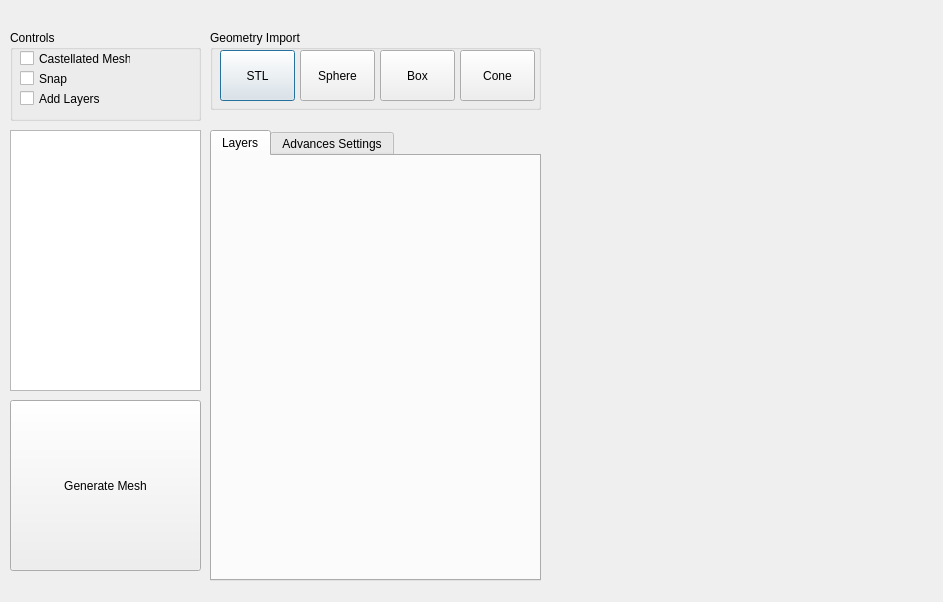
<?xml version="1.0" encoding="UTF-8"?>
<ui version="4.0">
 <class>Dialog</class>
 <widget class="QDialog" name="Dialog">
  <property name="geometry">
   <rect>
    <x>0</x>
    <y>0</y>
    <width>943</width>
    <height>602</height>
   </rect>
  </property>
  <property name="windowTitle">
   <string>snappyHexMesh Settings</string>
  </property>
  <widget class="QGroupBox" name="groupBox">
   <property name="geometry">
    <rect>
     <x>10</x>
     <y>30</y>
     <width>191</width>
     <height>91</height>
    </rect>
   </property>
   <property name="title">
    <string>Controls</string>
   </property>
   <widget class="QCheckBox" name="castellatedMeshCheckBox">
    <property name="geometry">
     <rect>
      <x>10</x>
      <y>20</y>
      <width>111</width>
      <height>17</height>
     </rect>
    </property>
    <property name="text">
     <string>Castellated Mesh</string>
    </property>
   </widget>
   <widget class="QCheckBox" name="addLayersCheckBox">
    <property name="geometry">
     <rect>
      <x>10</x>
      <y>60</y>
      <width>111</width>
      <height>17</height>
     </rect>
    </property>
    <property name="text">
     <string>Add Layers</string>
    </property>
   </widget>
   <widget class="QCheckBox" name="snapCheckBox">
    <property name="geometry">
     <rect>
      <x>10</x>
      <y>40</y>
      <width>111</width>
      <height>17</height>
     </rect>
    </property>
    <property name="text">
     <string>Snap</string>
    </property>
   </widget>
  </widget>
  <widget class="QListWidget" name="geometryList">
   <property name="geometry">
    <rect>
     <x>10</x>
     <y>130</y>
     <width>191</width>
     <height>261</height>
    </rect>
   </property>
  </widget>
  <widget class="QGroupBox" name="groupBox_2">
   <property name="geometry">
    <rect>
     <x>210</x>
     <y>30</y>
     <width>331</width>
     <height>80</height>
    </rect>
   </property>
   <property name="title">
    <string>Geometry Import</string>
   </property>
   <widget class="QPushButton" name="importSTLButton">
    <property name="geometry">
     <rect>
      <x>10</x>
      <y>20</y>
      <width>75</width>
      <height>51</height>
     </rect>
    </property>
    <property name="text">
     <string>STL</string>
    </property>
   </widget>
   <widget class="QPushButton" name="importSphereButton">
    <property name="geometry">
     <rect>
      <x>90</x>
      <y>20</y>
      <width>75</width>
      <height>51</height>
     </rect>
    </property>
    <property name="text">
     <string>Sphere</string>
    </property>
   </widget>
   <widget class="QPushButton" name="inputConeButton">
    <property name="geometry">
     <rect>
      <x>250</x>
      <y>20</y>
      <width>75</width>
      <height>51</height>
     </rect>
    </property>
    <property name="text">
     <string>Cone</string>
    </property>
   </widget>
   <widget class="QPushButton" name="importBoxButton">
    <property name="geometry">
     <rect>
      <x>170</x>
      <y>20</y>
      <width>75</width>
      <height>51</height>
     </rect>
    </property>
    <property name="text">
     <string>Box</string>
    </property>
   </widget>
  </widget>
  <widget class="QTabWidget" name="tabWidget">
   <property name="geometry">
    <rect>
     <x>210</x>
     <y>130</y>
     <width>331</width>
     <height>451</height>
    </rect>
   </property>
   <property name="currentIndex">
    <number>0</number>
   </property>
   <widget class="QWidget" name="tab_2">
    <attribute name="title">
     <string>Layers</string>
    </attribute>
   </widget>
   <widget class="QWidget" name="tab">
    <attribute name="title">
     <string>Advances Settings</string>
    </attribute>
    <widget class="QLineEdit" name="lineEdit">
     <property name="geometry">
      <rect>
       <x>164</x>
       <y>20</y>
       <width>141</width>
       <height>20</height>
      </rect>
     </property>
    </widget>
    <widget class="QLabel" name="label">
     <property name="geometry">
      <rect>
       <x>20</x>
       <y>20</y>
       <width>121</width>
       <height>20</height>
      </rect>
     </property>
     <property name="text">
      <string>Maximum Local Cells</string>
     </property>
    </widget>
    <widget class="QLineEdit" name="lineEdit_2">
     <property name="geometry">
      <rect>
       <x>164</x>
       <y>50</y>
       <width>141</width>
       <height>20</height>
      </rect>
     </property>
    </widget>
    <widget class="QLabel" name="label_2">
     <property name="geometry">
      <rect>
       <x>20</x>
       <y>50</y>
       <width>121</width>
       <height>20</height>
      </rect>
     </property>
     <property name="text">
      <string>Maximum Global Cells</string>
     </property>
    </widget>
    <widget class="QLineEdit" name="lineEdit_3">
     <property name="geometry">
      <rect>
       <x>164</x>
       <y>80</y>
       <width>141</width>
       <height>20</height>
      </rect>
     </property>
    </widget>
    <widget class="QLabel" name="label_3">
     <property name="geometry">
      <rect>
       <x>20</x>
       <y>80</y>
       <width>131</width>
       <height>20</height>
      </rect>
     </property>
     <property name="text">
      <string>Minimum Refinement Cells</string>
     </property>
    </widget>
    <widget class="QLineEdit" name="lineEdit_4">
     <property name="geometry">
      <rect>
       <x>164</x>
       <y>140</y>
       <width>141</width>
       <height>20</height>
      </rect>
     </property>
    </widget>
    <widget class="QLabel" name="label_4">
     <property name="geometry">
      <rect>
       <x>20</x>
       <y>140</y>
       <width>121</width>
       <height>20</height>
      </rect>
     </property>
     <property name="text">
      <string>Maximum Global Cells</string>
     </property>
    </widget>
    <widget class="QLabel" name="label_5">
     <property name="geometry">
      <rect>
       <x>20</x>
       <y>170</y>
       <width>131</width>
       <height>20</height>
      </rect>
     </property>
     <property name="text">
      <string>Minimum Refinement Cells</string>
     </property>
    </widget>
    <widget class="QLineEdit" name="lineEdit_5">
     <property name="geometry">
      <rect>
       <x>164</x>
       <y>110</y>
       <width>141</width>
       <height>20</height>
      </rect>
     </property>
    </widget>
    <widget class="QLineEdit" name="lineEdit_6">
     <property name="geometry">
      <rect>
       <x>164</x>
       <y>170</y>
       <width>141</width>
       <height>20</height>
      </rect>
     </property>
    </widget>
    <widget class="QLabel" name="label_6">
     <property name="geometry">
      <rect>
       <x>20</x>
       <y>110</y>
       <width>121</width>
       <height>20</height>
      </rect>
     </property>
     <property name="text">
      <string>nCells Between Levels</string>
     </property>
    </widget>
   </widget>
  </widget>
  <widget class="QPushButton" name="generateMeshPushButton">
   <property name="geometry">
    <rect>
     <x>10</x>
     <y>400</y>
     <width>191</width>
     <height>171</height>
    </rect>
   </property>
   <property name="text">
    <string>Generate Mesh</string>
   </property>
  </widget>
  <widget class="vtkWidget" name="vtkWidget" native="true">
   <property name="geometry">
    <rect>
     <x>549</x>
     <y>49</y>
     <width>381</width>
     <height>321</height>
    </rect>
   </property>
  </widget>
 </widget>
 <customwidgets>
  <customwidget>
   <class>vtkWidget</class>
   <extends>QWidget</extends>
   <header>vtkwidget.h</header>
   <container>1</container>
  </customwidget>
 </customwidgets>
 <resources/>
 <connections/>
</ui>
